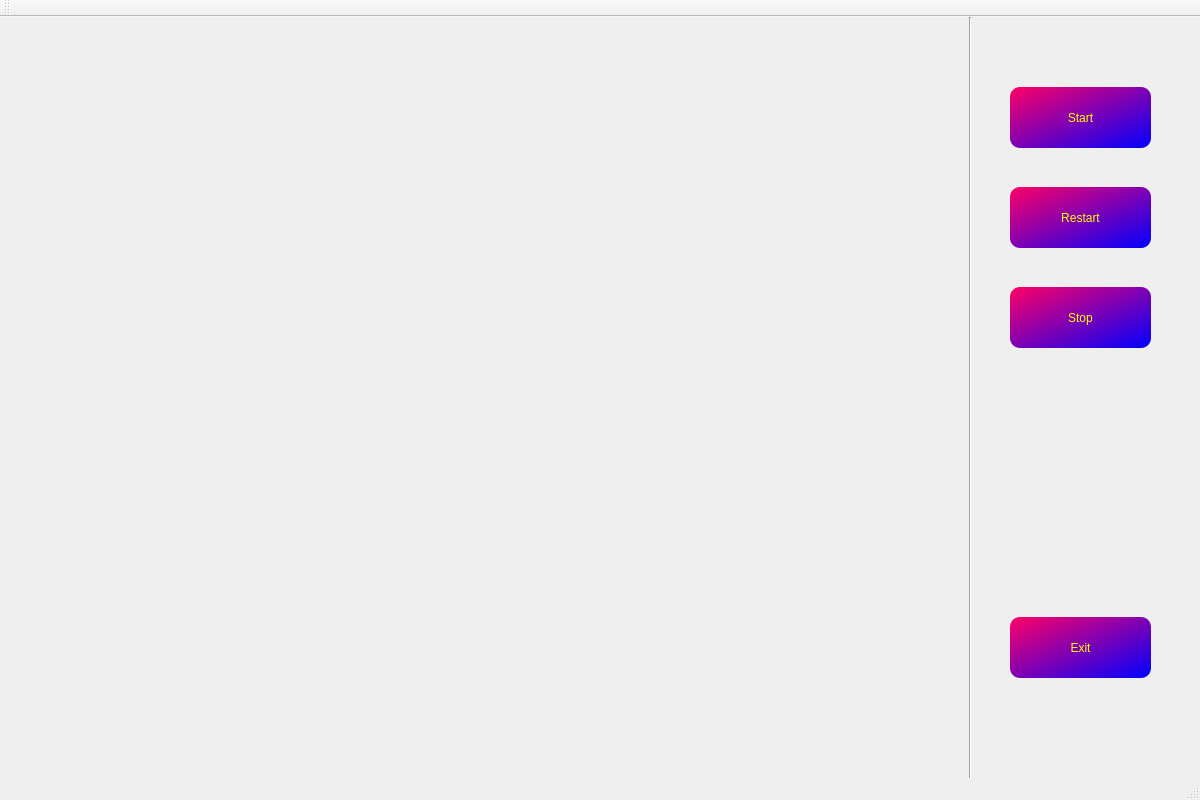
<?xml version="1.0" encoding="UTF-8"?>
<ui version="4.0">
 <class>QtWidgetsApplication1Class</class>
 <widget class="QMainWindow" name="QtWidgetsApplication1Class">
  <property name="enabled">
   <bool>true</bool>
  </property>
  <property name="geometry">
   <rect>
    <x>0</x>
    <y>0</y>
    <width>1200</width>
    <height>800</height>
   </rect>
  </property>
  <property name="windowTitle">
   <string>QtWidgetsApplication1</string>
  </property>
  <widget class="QWidget" name="centralWidget">
   <widget class="QPushButton" name="pushButton">
    <property name="geometry">
     <rect>
      <x>1010</x>
      <y>70</y>
      <width>141</width>
      <height>61</height>
     </rect>
    </property>
    <property name="mouseTracking">
     <bool>false</bool>
    </property>
    <property name="styleSheet">
     <string notr="true">background-color: rgb(255, 255, 0);
font: 700 18pt &quot;Segoe UI&quot;;
background: qlineargradient(x1:0, y1:0, x2:1, y2:1, stop:0 #ff0066, stop:1 #0000ff);
border-radius: 10px;
color: Yellow;
cursor: ibeam;
</string>
    </property>
    <property name="text">
     <string>Start</string>
    </property>
    <property name="default">
     <bool>false</bool>
    </property>
   </widget>
   <widget class="QPushButton" name="pushButton_5">
    <property name="geometry">
     <rect>
      <x>1010</x>
      <y>170</y>
      <width>141</width>
      <height>61</height>
     </rect>
    </property>
    <property name="styleSheet">
     <string notr="true">background-color: rgb(255, 255, 0);
font: 700 18pt &quot;Segoe UI&quot;;
background: qlineargradient(x1:0, y1:0, x2:1, y2:1, stop:0 #ff0066, stop:1 #0000ff);
border-radius: 10px;
color: Yellow;
ibeam</string>
    </property>
    <property name="text">
     <string>Restart</string>
    </property>
   </widget>
   <widget class="QPushButton" name="pushButton_2">
    <property name="geometry">
     <rect>
      <x>1010</x>
      <y>270</y>
      <width>141</width>
      <height>61</height>
     </rect>
    </property>
    <property name="styleSheet">
     <string notr="true">font: 700 18pt &quot;Segoe UI&quot;;
background: qlineargradient(x1:0, y1:0, x2:1, y2:1, stop:0 #ff0066, stop:1 #0000ff);
border-radius: 10px;
color: Yellow;
ibeam</string>
    </property>
    <property name="text">
     <string>Stop</string>
    </property>
   </widget>
   <widget class="QPushButton" name="pushButton_3">
    <property name="geometry">
     <rect>
      <x>1010</x>
      <y>600</y>
      <width>141</width>
      <height>61</height>
     </rect>
    </property>
    <property name="styleSheet">
     <string notr="true">background-color: rgb(255, 255, 0);
font: 700 18pt &quot;Segoe UI&quot;;
background: qlineargradient(x1:0, y1:0, x2:1, y2:1, stop:0 #ff0066, stop:1 #0000ff);
border-radius: 10px;
color: Yellow;
ibeam</string>
    </property>
    <property name="text">
     <string>Exit</string>
    </property>
   </widget>
   <widget class="Line" name="line">
    <property name="geometry">
     <rect>
      <x>960</x>
      <y>0</y>
      <width>20</width>
      <height>1000</height>
     </rect>
    </property>
    <property name="styleSheet">
     <string notr="true"> background-color:080808</string>
    </property>
    <property name="orientation">
     <enum>Qt::Vertical</enum>
    </property>
   </widget>
  </widget>
  <widget class="QMenuBar" name="menuBar">
   <property name="geometry">
    <rect>
     <x>0</x>
     <y>0</y>
     <width>1200</width>
     <height>28</height>
    </rect>
   </property>
  </widget>
  <widget class="QToolBar" name="mainToolBar">
   <attribute name="toolBarArea">
    <enum>TopToolBarArea</enum>
   </attribute>
   <attribute name="toolBarBreak">
    <bool>false</bool>
   </attribute>
  </widget>
  <widget class="QStatusBar" name="statusBar"/>
 </widget>
 <layoutdefault spacing="6" margin="11"/>
 <resources>
  <include location="QtWidgetsApplication1.qrc"/>
 </resources>
 <connections>
  <connection>
   <sender>pushButton_3</sender>
   <signal>clicked()</signal>
   <receiver>QtWidgetsApplication1Class</receiver>
   <slot>close()</slot>
   <hints>
    <hint type="sourcelabel">
     <x>1080</x>
     <y>665</y>
    </hint>
    <hint type="destinationlabel">
     <x>952</x>
     <y>740</y>
    </hint>
   </hints>
  </connection>
 </connections>
</ui>
